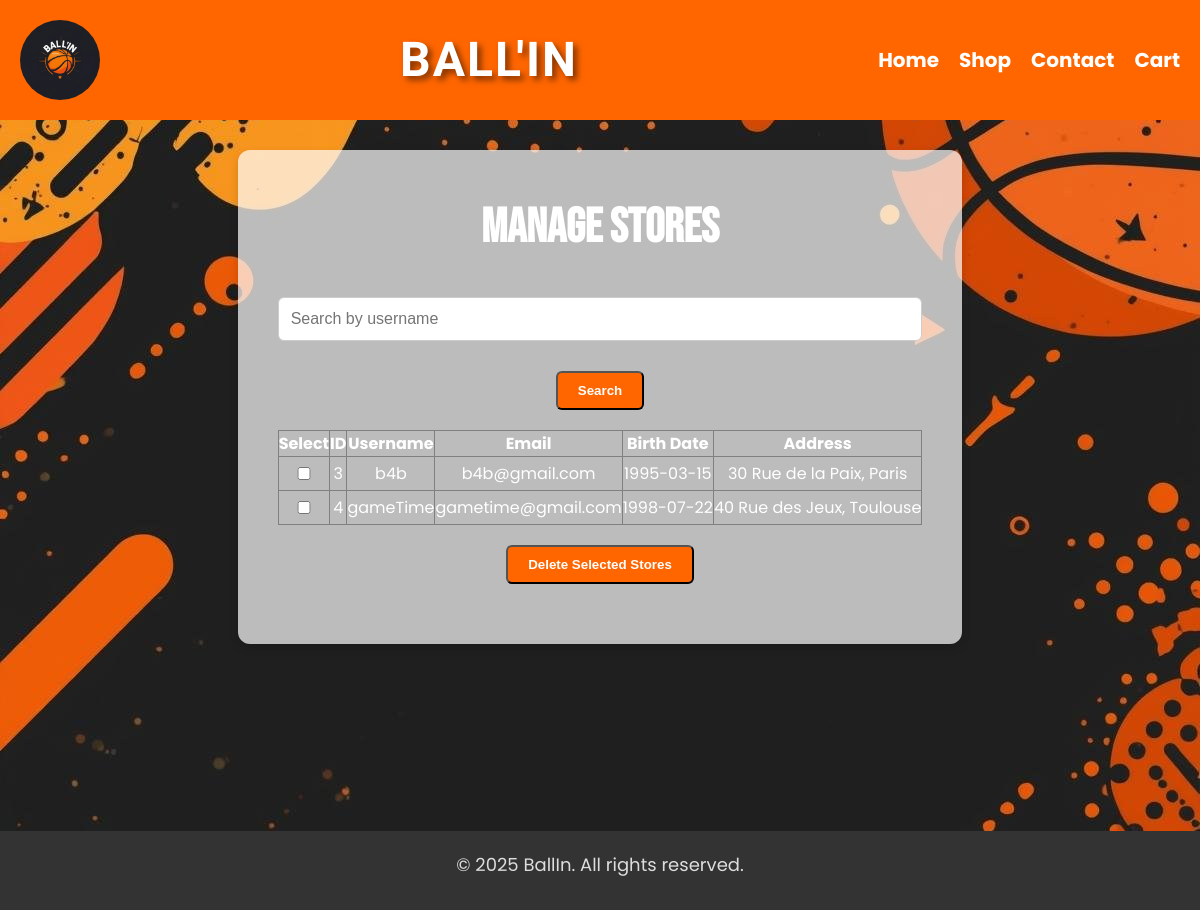
/public/admin/shop.php, run on the app's committed database.
### tables this page shows
CREATE TABLE users (
    id INT AUTO_INCREMENT PRIMARY KEY,
    username VARCHAR(50) NOT NULL UNIQUE,
    email VARCHAR(100) NOT NULL UNIQUE,
    password_hash VARCHAR(255) NOT NULL,
    birth_date DATE,
    address VARCHAR(255),
    role ENUM('user','admin', 'shop') DEFAULT 'user',
    created_at DATETIME DEFAULT CURRENT_TIMESTAMP
);

### app/models/User.php (called while the page is built, shortened)
<?php
require_once __DIR__ . '/../../config/config.php';
class User {
    public static function allStores() {
        global $conn;
        $result = $conn->query("SELECT id, username, email, birth_date, address FROM users WHERE role = 'shop'");
        return $result->fetch_all(MYSQLI_ASSOC);
    }
}
?>

### public/admin/shop.php (the view, shortened to what this page needs)
<?php
require_once __DIR__ . '/../../app/controllers/UserController.php';
require_once __DIR__ . '/../../app/models/User.php';
$stores = User::allStores();
?>
<!DOCTYPE html>
<html lang="en">
    <head>
        <?php include __DIR__ . '/../../resources/views/head.php'; ?>
        <link rel="stylesheet" href="../css/users.css">
    </head>
    <body>
    <?php include __DIR__ . '/../../resources/views/header.php'; ?>
    <main>
        <div class="square-container">
            <h1>Manage Stores</h1>
            <form method="GET" action="">
                <input type="text" name="search" placeholder="Search by username" value="<?= isset($_GET['search']) ? htmlspecialchars($_GET['search']) : '' ?>" />
                <button type="submit" class="btn">Search</button>
            </form>
            <form method="POST">
                <table border="1" cellpadding="8" cellspacing="0" style="width:100%; border-collapse: collapse; text-align: center;">
                    <thead>
                        <tr>
                            <th>Select</th>
                            <th>ID</th>
                            <th>Username</th>
                            <th>Email</th>
                            <th>Birth Date</th>
                            <th>Address</th>
                        </tr>
                    </thead>
                    <tbody>
                        <?php foreach ($stores as $store): ?>
                            <?php
                                $isHighlighted = isset($_GET['search']) && stripos($store['username'], $_GET['search']) !== false;
                            ?>
                            <tr class="<?= $isHighlighted ? 'highlight' : '' ?>" id="<?= $isHighlighted ? 'user-' . $store['id'] : '' ?>">
                                <td><input type="checkbox" name="user_ids[]" value="<?= $store['id'] ?>"></td>
                                <td><?= htmlspecialchars($store['id']) ?></td>
                                <td><?= htmlspecialchars($store['username']) ?></td>
                                <td><?= htmlspecialchars($store['email']) ?></td>
                                <td><?= htmlspecialchars($store['birth_date']) ?></td>
                                <td><?= htmlspecialchars($store['address']) ?></td>
                            </tr>
                        <?php endforeach; ?>
                    </tbody>
                </table>
                <button type="submit" name="delete_stores" class="btn" style="margin-top: 20px;">Delete Selected Stores</button>
            </form>
        </div>
    </main>
    <?php include __DIR__ . '/../../resources/views/footer.php'; ?>
    </body>
</html>

### public/css/global.css (style rules this page uses)
* { margin: 0; padding: 0; box-sizing: border-box; }
html, body { height: 100%; }
body { font-family: 'Poppins', sans-serif; background-color: #f4f4f4; background-image: url("../images/background.jpg"); background-size: cover; background-position: center top; background-attachment: fixed; color: #ffffff; margin-top: 110px; line-height: 1.6; display: flex; flex-direction: column; position: relative; }
main { flex: 1; padding: 40px; max-width: 1200px; margin: 0 auto; }
h1 { font-family: "Bebas Neue", sans-serif; margin-bottom: 20px; font-size: 48px; display: flex; justify-content: center; }
.btn { display: inline-block; background-color: #ff6600; color: #fff; padding: 10px 20px; border-radius: 6px; text-decoration: none; font-weight: bold; margin: 20px; transition: background-color 0.3s, transform 0.2s; }

### public/css/users.css (style rules this page uses)
.square-container { background: rgba(255, 255, 255, 0.7); border-radius: 12px; padding: 40px; width: auto; margin: 0 auto; box-shadow: 0 4px 10px rgba(0, 0, 0, 0.15); text-align: center; }
.square-container input { width: 100%; padding: 12px; margin: 10px 0; border: 1px solid #ccc; border-radius: 6px; font-size: 16px; }

### data on the page
users: id "3", username "b4b", email "b4b@gmail.com", birth_date "1995-03-15", address "30 Rue de la Paix, Paris"
users: id "4", username "gameTime", email "gametime@gmail.com", birth_date "1998-07-22", address "40 Rue des Jeux, Toulouse"
